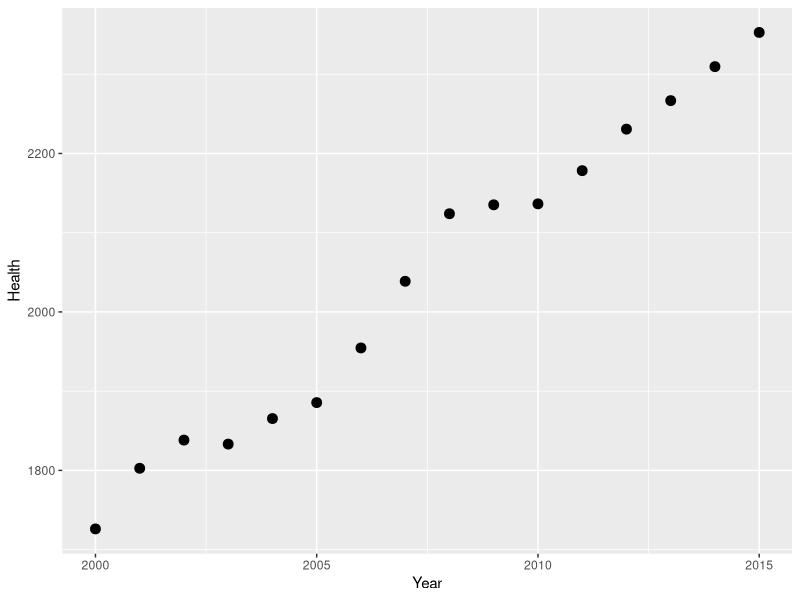
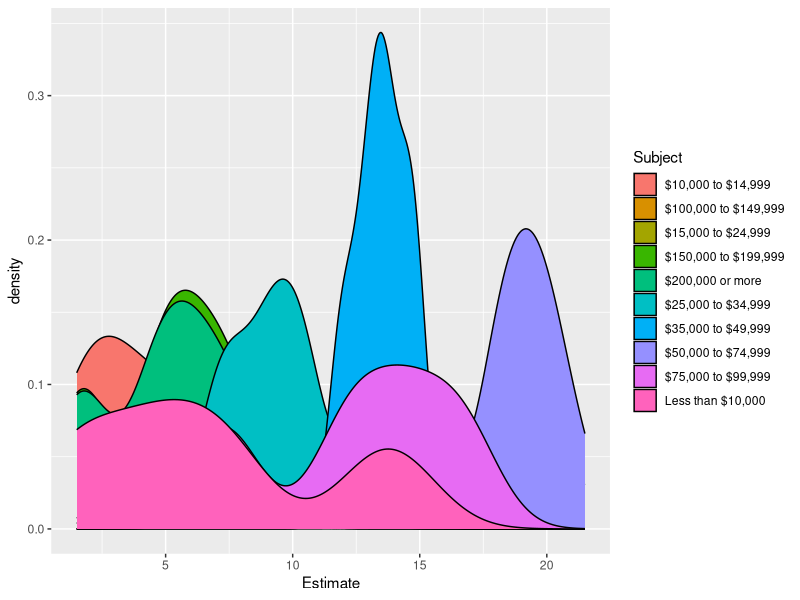

Write R code to recreate these figures, in order.
## ---- chunk 1
# always clean up R environment
rm(list = ls())

# load all packages here
library(dplyr)
library(reshape2)
library(tidyr)
library(ggplot2)
# load dataset
health_allPop<-
  read.csv("Health_allPop.csv", header = T)
health_percapita<-
  read.csv("Health_percapita.csv", header = T)
income<-
  read.csv("income.csv", header = T)
income_num<-
  read.csv("income_num.csv", header = T)
# user-defined function
remove_comma<-
  function(table_name){
    ncol<-
      ncol(table_name)
    for (i in 2:ncol){
      table_name[,i]<-
        gsub(",","",table_name[,i])
      table_name[,i]<-
        as.numeric(table_name[,i])
    }
    return(table_name)
}
## ---- chunk 2
income_num$Year<-
  substr(income_num$Year, 1, 4)
## ---- chunk 3
income_num<-
  remove_comma(income_num)
## ---- chunk 4
income_num$Year<-
  as.numeric(income_num$Year)
income_num_sub<-
  income_num %>%
  filter(Year>1999&Year<2016)%>%
  arrange(Year)
## ---- chunk 5
health_percapita<-
  remove_comma(health_percapita)
health_allPop<-
  remove_comma(health_allPop)
## ---- chunk 6
insurance_income<-
  merge(x=income_num_sub, y=health_percapita, by = "Year", all=TRUE)
## ---- chunk 7
insurance_income<-
  insurance_income %>%
  mutate(ins_percentage = Health/Third.fifth)
## ---- chunk 8
income_status<-
  income %>%
  spread(key = Subject, value = Estimate)
## ---- chunk 9
health_allPop_gather<-
  health_allPop[,c('Year', 'Health', 'Health.services', 'Medical.products..appliances.and.equipment')]
## ---- chunk 10
health_allPop_gather_test<-
  health_allPop_gather %>%
  gather(key = Health.services, value = Health, -Year)
## ---- chunk 11
health_percapita %>%
  select(Health, Health.services, Medical.products..appliances.and.equipment) %>%
  apply(MARGIN = 2, FUN = median, na.rm=TRUE)
## ---- chunk 12
g <- 
  ggplot(data = health_allPop, aes(y = Health, x = Year))
g + geom_point(size = 3)
## ---- chunk 13
ggplot(data = income, aes(x = Estimate, fill=Subject))+
  geom_density()
